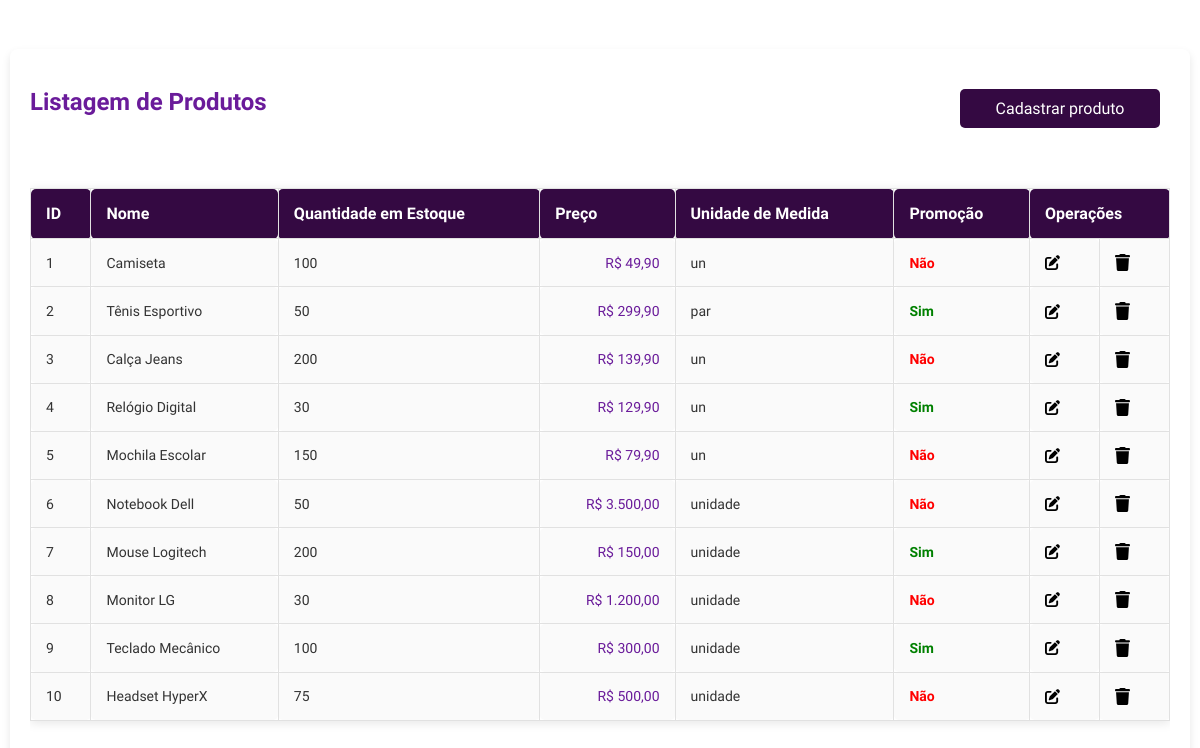
Page /views/product_form.php on the committed database.
### tables this page shows
CREATE TABLE produto (
    id INT PRIMARY KEY AUTO_INCREMENT,
    nome VARCHAR(255) NOT NULL,
    qtde_estoque INT DEFAULT 0,
    preco DECIMAL(15, 2) CHECK (preco >= 0),
    unidade_medida VARCHAR(10),
    promocao CHAR(1) DEFAULT 'N' CHECK (promocao IN ('Y', 'N')),
    id_fornecedor INT,
    FOREIGN KEY (id_fornecedor) REFERENCES fornecedores(id)
);

### models/Produto.php (called while the page is built, shortened)
<?php
class Produto implements GenericInterface
{
    public function getAll(): array
    {
        $conn = (new Database())->getConnection();
        $stmt = mysqli_prepare($conn, "SELECT * FROM produto");
        mysqli_stmt_execute($stmt);
        $result = mysqli_stmt_get_result($stmt);
        $produtos = [];
        while ($data = mysqli_fetch_assoc($result)) {
            $produtos[] = [
                'id' => $data['id'],
                'nome' => $data['nome'],
                'qtde_estoque' => $data['qtde_estoque'],
                'preco' => $data['preco'],
                'unidade_medida' => $data['unidade_medida'],
                'promocao' => $data['promocao']
            ];
        }
        return $produtos;
    }
}

### views/product_form.php (the view, shortened to what this page needs)
<?php
require_once "../models/Produto.php";
$productModel = new Produto();
$produtos = $productModel->getAll();
?>
<link rel="stylesheet" href="../config/global.css">
<div class="listing-container">
    <div class="listing-header">
        <h1 class="ubuntu-bold">Listagem de Produtos</h1>
        <button id="btnCadastrarProduto" class="btn ubuntu-medium">Cadastrar produto</button>
    </div>
    <div class="table">
        <table>
            <thead>
            <tr>
                <th>ID</th>
                <th>Nome</th>
                <th>Quantidade em Estoque</th>
                <th>Preço</th>
                <th>Unidade de Medida</th>
                <th>Promoção</th>
                <th colspan="2">Operações</th>
            </tr>
            </thead>
            <tbody>
            <?php
            if (!empty($produtos)) {
                foreach ($produtos as $produto) {
                    echo "<tr data-id='" . $produto['id'] . "' class='product-row'>";
                    echo "<td>" . $produto['id'] . "</td>";
                    echo "<td>" . $produto['nome'] . "</td>";
                    echo "<td>" . $produto['qtde_estoque'] . "</td>";
                    echo "<td class='price'>R$ " . number_format($produto['preco'], 2, ',', '.') . "</td>";
                    echo "<td>" . $produto['unidade_medida'] . "</td>";
                    echo "<td class='" . ($produto['promocao'] == 'Y' ? 'promo' : 'no-promo') . "'>" . ($produto['promocao'] == 'Y' ? 'Sim' : 'Não') . "</td>";
                    echo "<td onclick='abrirModalEdicao(this)'><img width='15px' class='btnEditar btnCli' src='../assets/icons/pen-to-square-solid.svg' data-id='" . $produto['id'] . "' alt='Editar'></td>";
                    echo "<td onclick='excluirProduto(this)'><img width='15px' class='btnExcluir btnCli' src='../assets/icons/trash-solid.svg' data-id='" . $produto['id'] . "' alt='Excluir'></td>";
                    echo "</tr>";
                }
            } else {
                echo "<tr><td colspan='7'>Nenhum produto encontrado</td></tr>";
            }
            ?>
            </tbody>
        </table>
    </div>
</div>

### config/global.css (style rules this page uses)
.ubuntu-medium { font-family: "Ubuntu", sans-serif; font-weight: 500; font-style: normal; }
.ubuntu-bold { font-family: "Ubuntu", sans-serif; font-weight: 700; font-style: normal; }

### rows in the picture
produto: id "1", nome "Camiseta", qtde_estoque "100", preco "49,90", unidade_medida "un", promocao "Não"
produto: id "2", nome "Tênis Esportivo", qtde_estoque "50", preco "299,90", unidade_medida "par", promocao "Sim"
produto: id "3", nome "Calça Jeans", qtde_estoque "200", preco "139,90", unidade_medida "un", promocao "Não"
produto: id "4", nome "Relógio Digital", qtde_estoque "30", preco "129,90", unidade_medida "un", promocao "Sim"
produto: id "5", nome "Mochila Escolar", qtde_estoque "150", preco "79,90", unidade_medida "un", promocao "Não"
produto: id "6", nome "Notebook Dell", qtde_estoque "50", preco "3.500,00", unidade_medida "unidade", promocao "Não"
produto: id "7", nome "Mouse Logitech", qtde_estoque "200", preco "150,00", unidade_medida "unidade", promocao "Sim"
produto: id "8", nome "Monitor LG", qtde_estoque "30", preco "1.200,00", unidade_medida "unidade", promocao "Não"
produto: id "9", nome "Teclado Mecânico", qtde_estoque "100", preco "300,00", unidade_medida "unidade", promocao "Sim"
produto: id "10", nome "Headset HyperX", qtde_estoque "75", preco "500,00", unidade_medida "unidade", promocao "Não"
